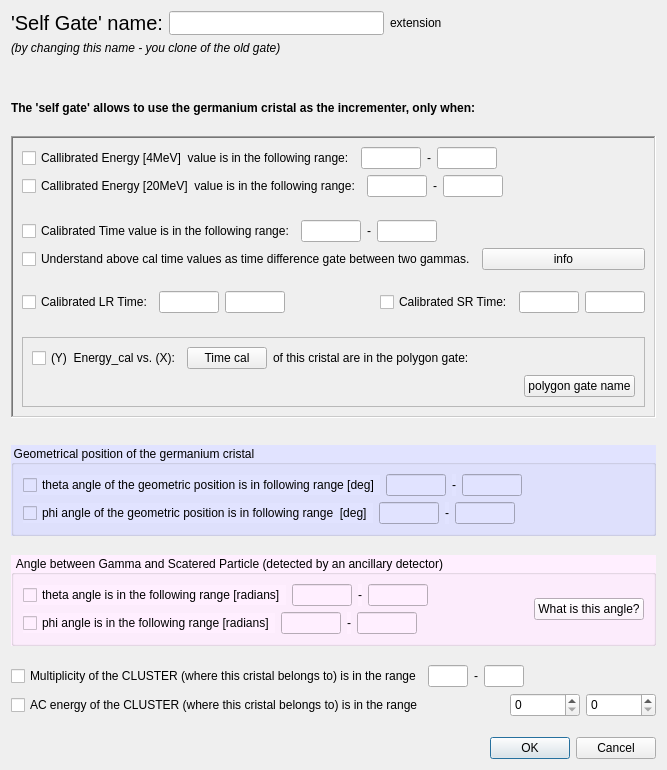
<?xml version="1.0" encoding="UTF-8"?>
<ui version="4.0">
 <class>T4selfgate_ger_dlg</class>
 <widget class="QDialog" name="T4selfgate_ger_dlg">
  <property name="geometry">
   <rect>
    <x>0</x>
    <y>0</y>
    <width>667</width>
    <height>770</height>
   </rect>
  </property>
  <property name="windowTitle">
   <string>Selfgate for Ge cristals  incrementers</string>
  </property>
  <layout class="QVBoxLayout" name="verticalLayout_3">
   <item>
    <layout class="QHBoxLayout" name="horizontalLayout_33">
     <item>
      <widget class="QLabel" name="textLabel1_7">
       <property name="sizePolicy">
        <sizepolicy hsizetype="Preferred" vsizetype="Maximum">
         <horstretch>0</horstretch>
         <verstretch>0</verstretch>
        </sizepolicy>
       </property>
       <property name="font">
        <font>
         <pointsize>10</pointsize>
        </font>
       </property>
       <property name="text">
        <string>&lt;html&gt;&lt;head/&gt;&lt;body&gt;&lt;p&gt;&lt;span style=&quot; font-size:x-large;&quot;&gt;'Self Gate' name:&lt;/span&gt;&lt;/p&gt;&lt;/body&gt;&lt;/html&gt;</string>
       </property>
       <property name="alignment">
        <set>Qt::AlignVCenter</set>
       </property>
       <property name="wordWrap">
        <bool>false</bool>
       </property>
      </widget>
     </item>
     <item>
      <widget class="QLineEdit" name="lineEdit_name">
       <property name="minimumSize">
        <size>
         <width>200</width>
         <height>0</height>
        </size>
       </property>
       <property name="maximumSize">
        <size>
         <width>500</width>
         <height>32767</height>
        </size>
       </property>
       <property name="alignment">
        <set>Qt::AlignRight|Qt::AlignTrailing|Qt::AlignVCenter</set>
       </property>
      </widget>
     </item>
     <item>
      <widget class="QLabel" name="label_extension">
       <property name="text">
        <string>extension</string>
       </property>
      </widget>
     </item>
     <item>
      <spacer name="horizontalSpacer">
       <property name="orientation">
        <enum>Qt::Horizontal</enum>
       </property>
       <property name="sizeHint" stdset="0">
        <size>
         <width>40</width>
         <height>20</height>
        </size>
       </property>
      </spacer>
     </item>
    </layout>
   </item>
   <item>
    <widget class="QLabel" name="textLabel2_4">
     <property name="text">
      <string>&lt;i&gt;(by changing this name - you clone of the old gate)&lt;/i&gt;</string>
     </property>
     <property name="alignment">
      <set>Qt::AlignVCenter</set>
     </property>
     <property name="wordWrap">
      <bool>false</bool>
     </property>
    </widget>
   </item>
   <item>
    <spacer name="verticalSpacer_4">
     <property name="orientation">
      <enum>Qt::Vertical</enum>
     </property>
     <property name="sizeHint" stdset="0">
      <size>
       <width>20</width>
       <height>40</height>
      </size>
     </property>
    </spacer>
   </item>
   <item>
    <widget class="QLabel" name="textLabel_invocation">
     <property name="text">
      <string>&lt;b&gt;The 'self gate' allows to use the germanium cristal as the incrementer, only when:&lt;/b&gt;</string>
     </property>
     <property name="alignment">
      <set>Qt::AlignVCenter</set>
     </property>
     <property name="wordWrap">
      <bool>false</bool>
     </property>
    </widget>
   </item>
   <item>
    <spacer name="verticalSpacer_6">
     <property name="orientation">
      <enum>Qt::Vertical</enum>
     </property>
     <property name="sizeHint" stdset="0">
      <size>
       <width>20</width>
       <height>15</height>
      </size>
     </property>
    </spacer>
   </item>
   <item>
    <widget class="QFrame" name="frame_2">
     <property name="frameShape">
      <enum>QFrame::WinPanel</enum>
     </property>
     <property name="frameShadow">
      <enum>QFrame::Sunken</enum>
     </property>
     <layout class="QVBoxLayout" name="verticalLayout_2">
      <item>
       <layout class="QHBoxLayout" name="horizontalLayout_34">
        <item>
         <widget class="QCheckBox" name="checkBox_en4">
          <property name="text">
           <string>Callibrated Energy [4MeV]  value is in the following range:</string>
          </property>
         </widget>
        </item>
        <item>
         <widget class="QLineEdit" name="lineEdit_energy4_low">
          <property name="maximumSize">
           <size>
            <width>60</width>
            <height>32767</height>
           </size>
          </property>
         </widget>
        </item>
        <item>
         <widget class="QLabel" name="textLabel1_2_3_7">
          <property name="text">
           <string>-</string>
          </property>
          <property name="wordWrap">
           <bool>false</bool>
          </property>
         </widget>
        </item>
        <item>
         <widget class="QLineEdit" name="lineEdit_energy4_high">
          <property name="enabled">
           <bool>true</bool>
          </property>
          <property name="maximumSize">
           <size>
            <width>60</width>
            <height>32767</height>
           </size>
          </property>
         </widget>
        </item>
        <item>
         <spacer name="spacer17_4">
          <property name="orientation">
           <enum>Qt::Horizontal</enum>
          </property>
          <property name="sizeType">
           <enum>QSizePolicy::Expanding</enum>
          </property>
          <property name="sizeHint" stdset="0">
           <size>
            <width>41</width>
            <height>21</height>
           </size>
          </property>
         </spacer>
        </item>
       </layout>
      </item>
      <item>
       <layout class="QHBoxLayout" name="horizontalLayout_35">
        <item>
         <widget class="QCheckBox" name="checkBox_en20">
          <property name="text">
           <string>Callibrated Energy [20MeV]  value is in the following range:</string>
          </property>
         </widget>
        </item>
        <item>
         <widget class="QLineEdit" name="lineEdit_energy20_low">
          <property name="maximumSize">
           <size>
            <width>60</width>
            <height>32767</height>
           </size>
          </property>
         </widget>
        </item>
        <item>
         <widget class="QLabel" name="textLabel1_2_3_4_8">
          <property name="text">
           <string>-</string>
          </property>
          <property name="wordWrap">
           <bool>false</bool>
          </property>
         </widget>
        </item>
        <item>
         <widget class="QLineEdit" name="lineEdit_energy20_high">
          <property name="enabled">
           <bool>true</bool>
          </property>
          <property name="maximumSize">
           <size>
            <width>60</width>
            <height>32767</height>
           </size>
          </property>
         </widget>
        </item>
        <item>
         <spacer name="horizontalSpacer_4">
          <property name="orientation">
           <enum>Qt::Horizontal</enum>
          </property>
          <property name="sizeHint" stdset="0">
           <size>
            <width>40</width>
            <height>20</height>
           </size>
          </property>
         </spacer>
        </item>
       </layout>
      </item>
      <item>
       <spacer name="verticalSpacer_8">
        <property name="orientation">
         <enum>Qt::Vertical</enum>
        </property>
        <property name="sizeHint" stdset="0">
         <size>
          <width>20</width>
          <height>17</height>
         </size>
        </property>
       </spacer>
      </item>
      <item>
       <layout class="QHBoxLayout" name="horizontalLayout_36">
        <item>
         <widget class="QCheckBox" name="checkBox_time">
          <property name="text">
           <string>Calibrated Time value is in the following range:</string>
          </property>
         </widget>
        </item>
        <item>
         <widget class="QLineEdit" name="lineEdit_time_low">
          <property name="sizePolicy">
           <sizepolicy hsizetype="Maximum" vsizetype="Fixed">
            <horstretch>0</horstretch>
            <verstretch>0</verstretch>
           </sizepolicy>
          </property>
          <property name="maximumSize">
           <size>
            <width>60</width>
            <height>32767</height>
           </size>
          </property>
         </widget>
        </item>
        <item>
         <widget class="QLabel" name="textLabel1_2_6">
          <property name="text">
           <string>-</string>
          </property>
          <property name="wordWrap">
           <bool>false</bool>
          </property>
         </widget>
        </item>
        <item>
         <widget class="QLineEdit" name="lineEdit_time_high">
          <property name="sizePolicy">
           <sizepolicy hsizetype="Preferred" vsizetype="Fixed">
            <horstretch>0</horstretch>
            <verstretch>0</verstretch>
           </sizepolicy>
          </property>
          <property name="maximumSize">
           <size>
            <width>60</width>
            <height>32767</height>
           </size>
          </property>
         </widget>
        </item>
        <item>
         <spacer name="horizontalSpacer_16">
          <property name="orientation">
           <enum>Qt::Horizontal</enum>
          </property>
          <property name="sizeHint" stdset="0">
           <size>
            <width>40</width>
            <height>20</height>
           </size>
          </property>
         </spacer>
        </item>
       </layout>
      </item>
      <item>
       <layout class="QHBoxLayout" name="horizontalLayout_37">
        <item>
         <widget class="QCheckBox" name="check_xy_difference">
          <property name="text">
           <string>Understand above cal time values as time difference gate between two gammas.</string>
          </property>
         </widget>
        </item>
        <item>
         <widget class="QPushButton" name="push_xy_info">
          <property name="text">
           <string>info</string>
          </property>
         </widget>
        </item>
       </layout>
      </item>
      <item>
       <spacer name="verticalSpacer_5">
        <property name="orientation">
         <enum>Qt::Vertical</enum>
        </property>
        <property name="sizeHint" stdset="0">
         <size>
          <width>20</width>
          <height>15</height>
         </size>
        </property>
       </spacer>
      </item>
      <item>
       <layout class="QHBoxLayout" name="horizontalLayout_38">
        <item>
         <widget class="QCheckBox" name="checkBox_LR_time">
          <property name="text">
           <string>Calibrated LR Time:</string>
          </property>
         </widget>
        </item>
        <item>
         <widget class="QLineEdit" name="lineEdit_LR_time_low">
          <property name="sizePolicy">
           <sizepolicy hsizetype="Maximum" vsizetype="Fixed">
            <horstretch>0</horstretch>
            <verstretch>0</verstretch>
           </sizepolicy>
          </property>
          <property name="maximumSize">
           <size>
            <width>60</width>
            <height>32767</height>
           </size>
          </property>
         </widget>
        </item>
        <item>
         <widget class="QLineEdit" name="lineEdit_LR_time_high">
          <property name="sizePolicy">
           <sizepolicy hsizetype="Preferred" vsizetype="Fixed">
            <horstretch>0</horstretch>
            <verstretch>0</verstretch>
           </sizepolicy>
          </property>
          <property name="maximumSize">
           <size>
            <width>60</width>
            <height>32767</height>
           </size>
          </property>
         </widget>
        </item>
        <item>
         <spacer name="spacer16_4">
          <property name="orientation">
           <enum>Qt::Horizontal</enum>
          </property>
          <property name="sizeType">
           <enum>QSizePolicy::Expanding</enum>
          </property>
          <property name="sizeHint" stdset="0">
           <size>
            <width>31</width>
            <height>21</height>
           </size>
          </property>
         </spacer>
        </item>
        <item>
         <widget class="QCheckBox" name="checkBox_SR_time">
          <property name="text">
           <string>Calibrated SR Time:</string>
          </property>
         </widget>
        </item>
        <item>
         <widget class="QLineEdit" name="lineEdit_SR_time_low">
          <property name="sizePolicy">
           <sizepolicy hsizetype="Maximum" vsizetype="Fixed">
            <horstretch>0</horstretch>
            <verstretch>0</verstretch>
           </sizepolicy>
          </property>
          <property name="maximumSize">
           <size>
            <width>60</width>
            <height>32767</height>
           </size>
          </property>
         </widget>
        </item>
        <item>
         <widget class="QLineEdit" name="lineEdit_SR_time_high">
          <property name="sizePolicy">
           <sizepolicy hsizetype="Preferred" vsizetype="Fixed">
            <horstretch>0</horstretch>
            <verstretch>0</verstretch>
           </sizepolicy>
          </property>
          <property name="maximumSize">
           <size>
            <width>60</width>
            <height>32767</height>
           </size>
          </property>
         </widget>
        </item>
       </layout>
      </item>
      <item>
       <spacer name="verticalSpacer_7">
        <property name="orientation">
         <enum>Qt::Vertical</enum>
        </property>
        <property name="sizeHint" stdset="0">
         <size>
          <width>20</width>
          <height>18</height>
         </size>
        </property>
       </spacer>
      </item>
      <item>
       <widget class="QFrame" name="frame">
        <property name="frameShape">
         <enum>QFrame::StyledPanel</enum>
        </property>
        <property name="frameShadow">
         <enum>QFrame::Sunken</enum>
        </property>
        <layout class="QVBoxLayout" name="verticalLayout">
         <item>
          <layout class="QHBoxLayout" name="horizontalLayout_39">
           <item>
            <widget class="QCheckBox" name="checkBox_en_tim_banana">
             <property name="text">
              <string>(Y)  Energy_cal vs. (X):</string>
             </property>
            </widget>
           </item>
           <item>
            <widget class="QPushButton" name="push_time_chooser">
             <property name="text">
              <string>Time cal</string>
             </property>
            </widget>
           </item>
           <item>
            <widget class="QLabel" name="textLabel1_8">
             <property name="text">
              <string>of this cristal are in the polygon gate:</string>
             </property>
             <property name="wordWrap">
              <bool>false</bool>
             </property>
            </widget>
           </item>
           <item>
            <spacer name="spacer11_5">
             <property name="orientation">
              <enum>Qt::Horizontal</enum>
             </property>
             <property name="sizeType">
              <enum>QSizePolicy::Expanding</enum>
             </property>
             <property name="sizeHint" stdset="0">
              <size>
               <width>140</width>
               <height>21</height>
              </size>
             </property>
            </spacer>
           </item>
          </layout>
         </item>
         <item>
          <layout class="QHBoxLayout" name="horizontalLayout_40">
           <item>
            <spacer name="spacer10_4">
             <property name="orientation">
              <enum>Qt::Horizontal</enum>
             </property>
             <property name="sizeType">
              <enum>QSizePolicy::Expanding</enum>
             </property>
             <property name="sizeHint" stdset="0">
              <size>
               <width>111</width>
               <height>20</height>
              </size>
             </property>
            </spacer>
           </item>
           <item>
            <widget class="QPushButton" name="push_banana">
             <property name="text">
              <string>polygon gate name</string>
             </property>
            </widget>
           </item>
          </layout>
         </item>
        </layout>
       </widget>
      </item>
     </layout>
    </widget>
   </item>
   <item>
    <spacer name="verticalSpacer">
     <property name="orientation">
      <enum>Qt::Vertical</enum>
     </property>
     <property name="sizeHint" stdset="0">
      <size>
       <width>20</width>
       <height>21</height>
      </size>
     </property>
    </spacer>
   </item>
   <item>
    <widget class="QGroupBox" name="groupBox_2">
     <property name="styleSheet">
      <string notr="true">background-color: rgb(225, 227, 255);</string>
     </property>
     <property name="title">
      <string>Geometrical position of the germanium cristal</string>
     </property>
     <layout class="QGridLayout" name="gridLayout_5">
      <item row="0" column="0">
       <layout class="QHBoxLayout" name="horizontalLayout_42">
        <item>
         <widget class="QCheckBox" name="checkBox_geom_theta">
          <property name="text">
           <string>theta angle of the geometric position is in following range [deg]</string>
          </property>
         </widget>
        </item>
        <item>
         <widget class="QLineEdit" name="lineEdit_geom_theta_low">
          <property name="sizePolicy">
           <sizepolicy hsizetype="Preferred" vsizetype="Fixed">
            <horstretch>0</horstretch>
            <verstretch>0</verstretch>
           </sizepolicy>
          </property>
          <property name="maximumSize">
           <size>
            <width>60</width>
            <height>32767</height>
           </size>
          </property>
         </widget>
        </item>
        <item>
         <widget class="QLabel" name="textLabel1_2_3_8">
          <property name="text">
           <string>-</string>
          </property>
          <property name="wordWrap">
           <bool>false</bool>
          </property>
         </widget>
        </item>
        <item>
         <widget class="QLineEdit" name="lineEdit_geom_theta_high">
          <property name="maximumSize">
           <size>
            <width>60</width>
            <height>32767</height>
           </size>
          </property>
         </widget>
        </item>
        <item>
         <spacer name="horizontalSpacer_18">
          <property name="orientation">
           <enum>Qt::Horizontal</enum>
          </property>
          <property name="sizeHint" stdset="0">
           <size>
            <width>40</width>
            <height>20</height>
           </size>
          </property>
         </spacer>
        </item>
       </layout>
      </item>
      <item row="1" column="0">
       <layout class="QHBoxLayout" name="horizontalLayout_43">
        <item>
         <widget class="QCheckBox" name="checkBox_geom_phi">
          <property name="text">
           <string>phi angle of the geometric position is in following range  [deg]</string>
          </property>
         </widget>
        </item>
        <item>
         <widget class="QLineEdit" name="lineEdit_geom_phi_low">
          <property name="maximumSize">
           <size>
            <width>60</width>
            <height>32767</height>
           </size>
          </property>
         </widget>
        </item>
        <item>
         <widget class="QLabel" name="textLabel1_2_3_2_8">
          <property name="text">
           <string>-</string>
          </property>
          <property name="wordWrap">
           <bool>false</bool>
          </property>
         </widget>
        </item>
        <item>
         <widget class="QLineEdit" name="lineEdit_geom_phi_high">
          <property name="maximumSize">
           <size>
            <width>60</width>
            <height>32767</height>
           </size>
          </property>
         </widget>
        </item>
        <item>
         <spacer name="horizontalSpacer_19">
          <property name="orientation">
           <enum>Qt::Horizontal</enum>
          </property>
          <property name="sizeHint" stdset="0">
           <size>
            <width>40</width>
            <height>20</height>
           </size>
          </property>
         </spacer>
        </item>
       </layout>
      </item>
     </layout>
    </widget>
   </item>
   <item>
    <spacer name="verticalSpacer_2">
     <property name="orientation">
      <enum>Qt::Vertical</enum>
     </property>
     <property name="sizeHint" stdset="0">
      <size>
       <width>20</width>
       <height>13</height>
      </size>
     </property>
    </spacer>
   </item>
   <item>
    <widget class="QGroupBox" name="groupBox_5">
     <property name="styleSheet">
      <string notr="true">background-color: rgb(255, 239, 255);</string>
     </property>
     <property name="title">
      <string>Angle between Gamma and Scatered Particle (detected by an ancillary detector)</string>
     </property>
     <layout class="QGridLayout" name="gridLayout_6">
      <item row="1" column="0">
       <layout class="QHBoxLayout" name="horizontalLayout_44">
        <item>
         <widget class="QCheckBox" name="checkBox_gp_phi">
          <property name="text">
           <string>phi angle is in the following range [radians]</string>
          </property>
         </widget>
        </item>
        <item>
         <widget class="QLineEdit" name="lineEdit_gp_phi_low">
          <property name="maximumSize">
           <size>
            <width>60</width>
            <height>32767</height>
           </size>
          </property>
         </widget>
        </item>
        <item>
         <widget class="QLabel" name="textLabel1_2_3_2_2_5">
          <property name="text">
           <string>-</string>
          </property>
          <property name="wordWrap">
           <bool>false</bool>
          </property>
         </widget>
        </item>
        <item>
         <widget class="QLineEdit" name="lineEdit_gp_phi_high">
          <property name="maximumSize">
           <size>
            <width>60</width>
            <height>32767</height>
           </size>
          </property>
         </widget>
        </item>
        <item>
         <spacer name="horizontalSpacer_20">
          <property name="orientation">
           <enum>Qt::Horizontal</enum>
          </property>
          <property name="sizeHint" stdset="0">
           <size>
            <width>40</width>
            <height>20</height>
           </size>
          </property>
         </spacer>
        </item>
       </layout>
      </item>
      <item row="0" column="1" rowspan="2">
       <widget class="QPushButton" name="pushButton_angle_picture">
        <property name="enabled">
         <bool>true</bool>
        </property>
        <property name="text">
         <string>What is this angle?</string>
        </property>
       </widget>
      </item>
      <item row="0" column="0">
       <layout class="QHBoxLayout" name="horizontalLayout_45">
        <item>
         <widget class="QCheckBox" name="checkBox_gp_theta">
          <property name="text">
           <string>theta angle is in the following range [radians]</string>
          </property>
         </widget>
        </item>
        <item>
         <widget class="QLineEdit" name="lineEdit_gp_theta_low">
          <property name="maximumSize">
           <size>
            <width>60</width>
            <height>32767</height>
           </size>
          </property>
          <property name="acceptDrops">
           <bool>true</bool>
          </property>
         </widget>
        </item>
        <item>
         <widget class="QLabel" name="textLabel1_2_3_2_9">
          <property name="text">
           <string>-</string>
          </property>
          <property name="wordWrap">
           <bool>false</bool>
          </property>
         </widget>
        </item>
        <item>
         <widget class="QLineEdit" name="lineEdit_gp_theta_high">
          <property name="maximumSize">
           <size>
            <width>60</width>
            <height>32767</height>
           </size>
          </property>
         </widget>
        </item>
        <item>
         <spacer name="horizontalSpacer_21">
          <property name="orientation">
           <enum>Qt::Horizontal</enum>
          </property>
          <property name="sizeHint" stdset="0">
           <size>
            <width>40</width>
            <height>20</height>
           </size>
          </property>
         </spacer>
        </item>
       </layout>
      </item>
     </layout>
    </widget>
   </item>
   <item>
    <spacer name="verticalSpacer_3">
     <property name="orientation">
      <enum>Qt::Vertical</enum>
     </property>
     <property name="sizeHint" stdset="0">
      <size>
       <width>20</width>
       <height>12</height>
      </size>
     </property>
    </spacer>
   </item>
   <item>
    <layout class="QHBoxLayout" name="horizontalLayout_46">
     <item>
      <widget class="QCheckBox" name="checkBox_mult">
       <property name="enabled">
        <bool>true</bool>
       </property>
       <property name="text">
        <string>Multiplicity of the CLUSTER (where this cristal belongs to) is in the range</string>
       </property>
      </widget>
     </item>
     <item>
      <widget class="QLineEdit" name="lineEdit_clus_mult_low">
       <property name="maximumSize">
        <size>
         <width>40</width>
         <height>32767</height>
        </size>
       </property>
      </widget>
     </item>
     <item>
      <widget class="QLabel" name="textLabel1_2_3_4_9">
       <property name="text">
        <string>-</string>
       </property>
       <property name="wordWrap">
        <bool>false</bool>
       </property>
      </widget>
     </item>
     <item>
      <widget class="QLineEdit" name="lineEdit_clus_mult_high">
       <property name="enabled">
        <bool>true</bool>
       </property>
       <property name="maximumSize">
        <size>
         <width>40</width>
         <height>32767</height>
        </size>
       </property>
      </widget>
     </item>
     <item>
      <spacer name="spacer19_4">
       <property name="orientation">
        <enum>Qt::Horizontal</enum>
       </property>
       <property name="sizeType">
        <enum>QSizePolicy::Expanding</enum>
       </property>
       <property name="sizeHint" stdset="0">
        <size>
         <width>41</width>
         <height>20</height>
        </size>
       </property>
      </spacer>
     </item>
    </layout>
   </item>
   <item>
    <layout class="QHBoxLayout" name="horizontalLayout_47">
     <item>
      <widget class="QCheckBox" name="checkBox_AC">
       <property name="enabled">
        <bool>true</bool>
       </property>
       <property name="text">
        <string>AC energy of the CLUSTER (where this cristal belongs to) is in the range</string>
       </property>
      </widget>
     </item>
     <item>
      <widget class="QSpinBox" name="spinBox_AC_low">
       <property name="minimumSize">
        <size>
         <width>58</width>
         <height>24</height>
        </size>
       </property>
       <property name="maximumSize">
        <size>
         <width>70</width>
         <height>32767</height>
        </size>
       </property>
       <property name="maximum">
        <number>8192</number>
       </property>
       <property name="value">
        <number>0</number>
       </property>
      </widget>
     </item>
     <item>
      <widget class="QSpinBox" name="spinBox_AC_high">
       <property name="minimumSize">
        <size>
         <width>58</width>
         <height>24</height>
        </size>
       </property>
       <property name="maximumSize">
        <size>
         <width>70</width>
         <height>32767</height>
        </size>
       </property>
       <property name="maximum">
        <number>8191</number>
       </property>
       <property name="value">
        <number>0</number>
       </property>
      </widget>
     </item>
    </layout>
   </item>
   <item>
    <spacer name="spacer11_2">
     <property name="orientation">
      <enum>Qt::Vertical</enum>
     </property>
     <property name="sizeType">
      <enum>QSizePolicy::Expanding</enum>
     </property>
     <property name="sizeHint" stdset="0">
      <size>
       <width>21</width>
       <height>14</height>
      </size>
     </property>
    </spacer>
   </item>
   <item>
    <widget class="QDialogButtonBox" name="buttonBox">
     <property name="orientation">
      <enum>Qt::Horizontal</enum>
     </property>
     <property name="standardButtons">
      <set>QDialogButtonBox::Cancel|QDialogButtonBox::Ok</set>
     </property>
    </widget>
   </item>
  </layout>
 </widget>
 <resources/>
 <connections>
  <connection>
   <sender>buttonBox</sender>
   <signal>accepted()</signal>
   <receiver>T4selfgate_ger_dlg</receiver>
   <slot>accept()</slot>
   <hints>
    <hint type="sourcelabel">
     <x>248</x>
     <y>254</y>
    </hint>
    <hint type="destinationlabel">
     <x>157</x>
     <y>274</y>
    </hint>
   </hints>
  </connection>
  <connection>
   <sender>buttonBox</sender>
   <signal>rejected()</signal>
   <receiver>T4selfgate_ger_dlg</receiver>
   <slot>reject()</slot>
   <hints>
    <hint type="sourcelabel">
     <x>316</x>
     <y>260</y>
    </hint>
    <hint type="destinationlabel">
     <x>286</x>
     <y>274</y>
    </hint>
   </hints>
  </connection>
 </connections>
</ui>
